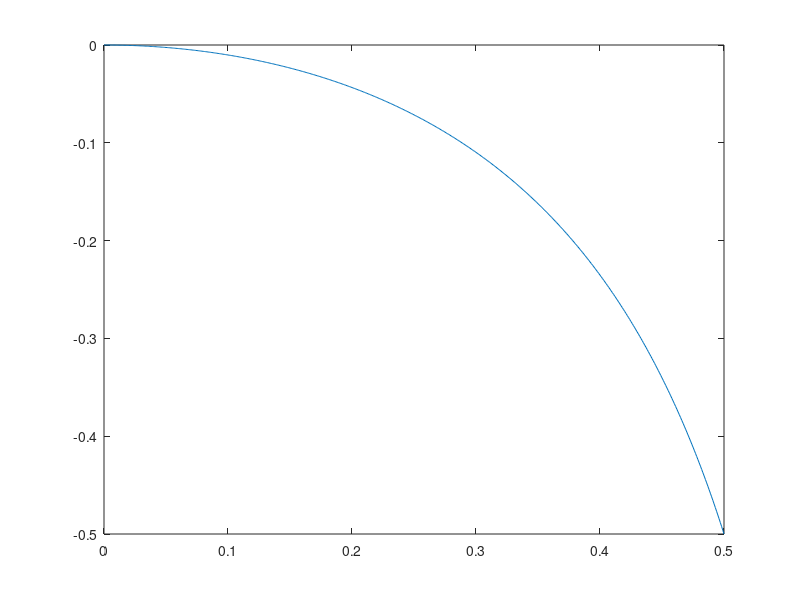

Write the MATLAB code that produced this figure.
clear; close all

delta = 0:0.001:0.5;

Up = delta.^2;
Low = 2.* Up - 1;

RegPar = Up./Low;

plot(delta,RegPar)